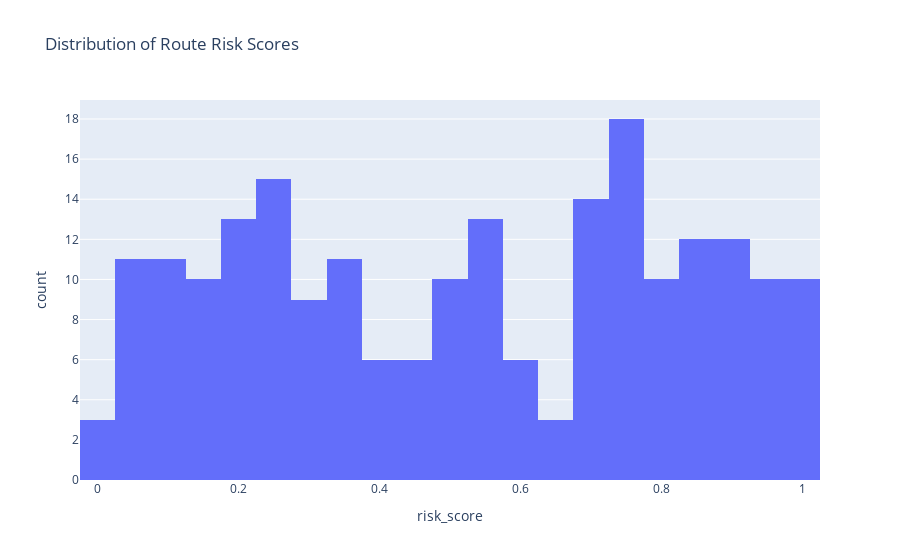

Here is the notebook cell this chart was saved with:
### Code cell
fig = px.histogram(
    safe_routes,
    x="risk_score",
    nbins=30,
    title="Distribution of Route Risk Scores"
)
fig.show()

### Figure 1 — Plotly figure (JSON) as saved in the notebook; plotly's stock layout.template omitted (floating-point values rounded to 4 significant figures; data arrays with more than 128 entries replaced by an {"elided": "..."} marker saying what was removed)
{"data": [{"bingroup": "x", "hovertemplate": "risk_score=%{x}<br>count=%{y}<extra></extra>", "legendgroup": "", "marker": {"color": "#636efa", "pattern": {"shape": ""}}, "name": "", "nbinsx": 30, "orientation": "v", "showlegend": false, "type": "histogram", "x": {"elided": "213 float values"}, "xaxis": "x", "yaxis": "y"}], "layout": {"barmode": "relative", "legend": {"tracegroupgap": 0}, "title": {"text": "Distribution of Route Risk Scores"}, "xaxis": {"anchor": "y", "domain": [0, 1], "title": {"text": "risk_score"}}, "yaxis": {"anchor": "x", "domain": [0, 1], "title": {"text": "count"}}}}
